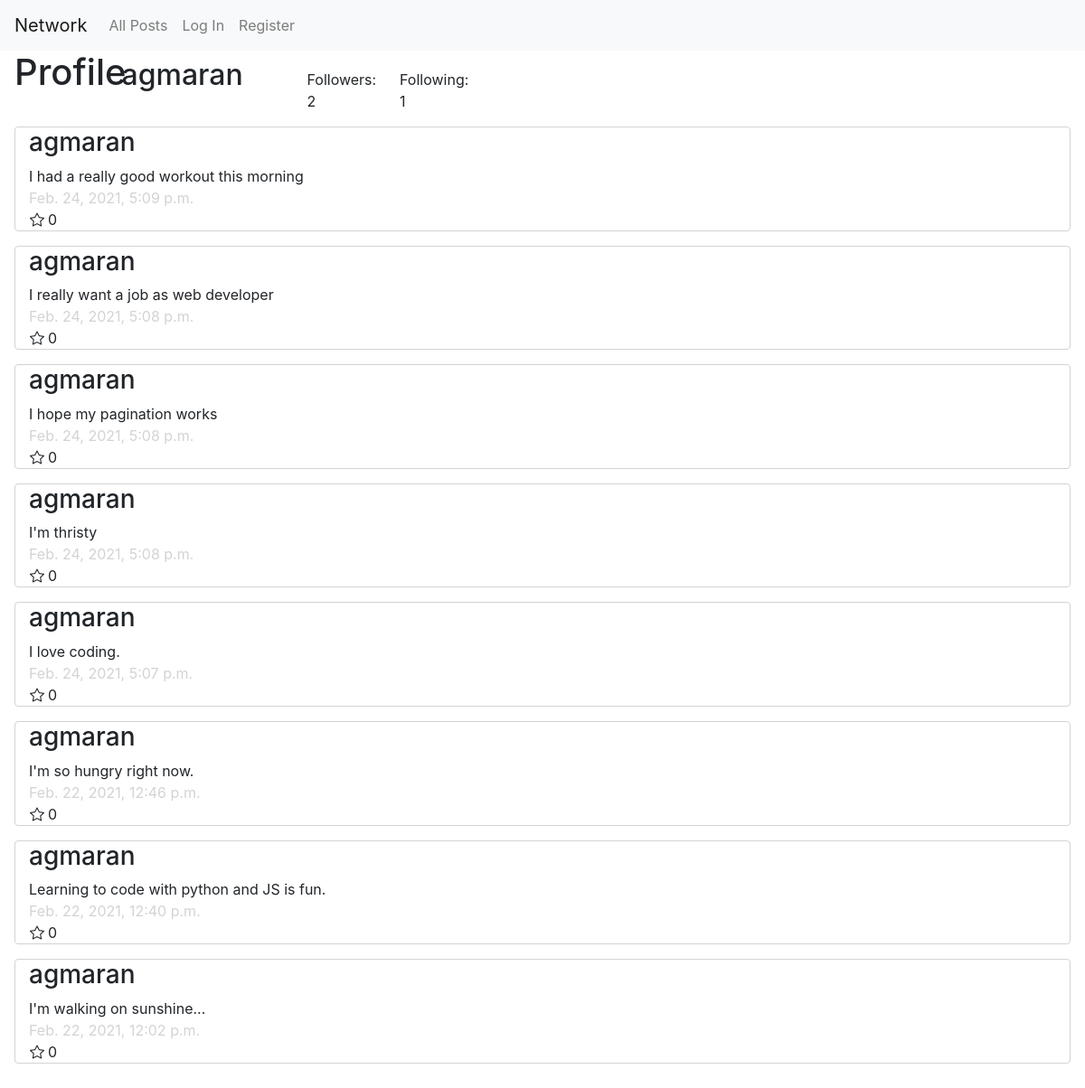
/1/agmaran/profile, run on the app's committed database.
### network/models.py (models this page shows, shortened)
class User(AbstractUser):
    pass

class Post(models.Model):
    poster = models.ForeignKey(
        User, on_delete=models.CASCADE, related_name="my_posts")
    content = models.TextField()
    timestamp = models.DateTimeField(auto_now_add=True)
    likes = models.PositiveBigIntegerField(default=0)

### network/views.py (the view)
# urls.py: path("<int:page_num>/<str:username>/profile", views.profile, name="profile"),
def profile(request, username, page_num):
    user = User.objects.get(username=username)
    followers = Follow.objects.filter(following=user)
    following = Follow.objects.filter(follower=user)
    if (request.user.is_authenticated):
        if (Follow.objects.filter(follower=request.user, following=user).count() == 1):
            button = "unfollow"
        else:
            button = "follow"
    else:
        button = "follow"
    posts = user.my_posts.all()
    posts = posts.order_by("-timestamp").all()
    post_paginator = Paginator(posts, 10)
    page = post_paginator.get_page(page_num)
    return render(request, "network/profile.html", {
        "user_profile": user,
        "followers": len(followers),
        "following": len(following),
        "page": page,
        "button": button
    })

### network/templates/network/profile.html (shortened to what this page needs)
{% extends "network/layout.html" %}
{% load static %}
{% block body %}
<div id="follow" class="row bottom">
    <h1 class="ml-3 mb-1 col-1">Profile</h1>
    <h2 class="ml-3 col-2">{{user_profile.username}}</h2>
    <div class="col-1" id="followers" data-followers={{followers}}>Followers: {{followers}}</div>
    <div class="col-1">Following: {{following}}</div>
</div>
<div id="my-posts">
    {% for post in page.object_list %}
    <div class="container col-12">
        <h3>{{post.poster}}</h3>
        <div id="post{{post.id}}">{{post.content}}</div>
        <div class="timestamp">{{post.timestamp}}</div>
        <div class="row">
            <i class="bi bi-star ml-3 mr-1"></i>
            <div>{{post.likes}}</div>
        </div>
    </div>
    {% empty %}
    <div class="no-posts col-12">This user has no posts.</div>
    {% endfor %}
</div>
{% endblock %}

### network/static/network/styles.css (style rules this page uses)
.container { border: 0.1rem; border-color: lightgray; border-style: solid; margin: 1rem; width: auto; border-radius: 4px; }
.timestamp { color: lightgray; }
.bottom { align-items: baseline; }

### data on the page
User: username "agmaran"
Post: poster "agmaran", content "I had a really good workout this morning", timestamp "Feb. 24, 2021, 5:09 p.m.", likes "0"
Post: poster "agmaran", content "I really want a job as web developer", timestamp "Feb. 24, 2021, 5:08 p.m.", likes "0"
Post: poster "agmaran", content "I hope my pagination works", timestamp "Feb. 24, 2021, 5:08 p.m.", likes "0"
Post: poster "agmaran", content "I'm thristy", timestamp "Feb. 24, 2021, 5:08 p.m.", likes "0"
Post: poster "agmaran", content "I love coding.", timestamp "Feb. 24, 2021, 5:07 p.m.", likes "0"
Post: poster "agmaran", content "I'm so hungry right now.", timestamp "Feb. 22, 2021, 12:46 p.m.", likes "0"
Post: poster "agmaran", content "Learning to code with python and JS is fun.", timestamp "Feb. 22, 2021, 12:40 p.m.", likes "0"
Post: poster "agmaran", content "I'm walking on sunshine...", timestamp "Feb. 22, 2021, 12:02 p.m.", likes "0"

### other printed values
{{ followers }} "2"
{{ following }} "1"
